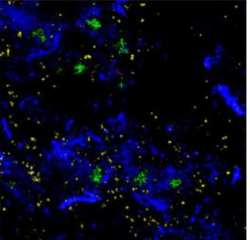
#> input picture heine_extracted/fish_commensal_hobic_day01.png, 250 x 240 px
$ python process_heine_fish.py
#> lines starting #> are read from the running program, lines starting #| are printed output that depends on the picture; after the words box and inside, x2 and y2 are one past the last pixel; in counts of white or black regions, pixels touching at a corner belong together
### vem_elasticity.py
"""
VEM for 2D Linear Elasticity on Polygonal Meshes.

Extension of Sutton 2017 "VEM in 50 lines" from scalar Poisson to vector elasticity.
Key change: scalar DOFs → 2 DOFs/node, 3 polynomials → 6 polynomials (P_1^2).

Polynomial basis (3 rigid body + 3 strain modes):
  p_1 = (1, 0)                     — translation x
  p_2 = (0, 1)                     — translation y
  p_3 = (-(y-yc)/h, (x-xc)/h)     — rigid rotation
  p_4 = ((x-xc)/h, 0)             — ε_xx mode
  p_5 = (0, (y-yc)/h)             — ε_yy mode
  p_6 = ((y-yc)/h, (x-xc)/h)     — ε_xy mode (symmetric shear)

References:
  - Beirao da Veiga et al. (2013) "Basic principles of VEM"
  - Gain, Talischi, Paulino (2014) "VEM for 3D elasticity on polyhedral meshes"
  - Sutton (2017) "The VEM in 50 lines of MATLAB"
"""

import numpy as np
import scipy.io
import scipy.sparse as sp
import matplotlib.pyplot as plt
from matplotlib.patches import Polygon as MplPolygon
from matplotlib.collections import PatchCollection


# ── VEM Core ──────────────────────────────────────────────────────────────

def vem_elasticity(vertices, elements, E_field, nu, bc_fixed_dofs, bc_vals,
                   load_dofs=None, load_vals=None, stabilization_alpha=1.0):
    """
    Lowest-order VEM for 2D plane-stress linear elasticity.

    Parameters
    ----------
    vertices : (N, 2) array — node coordinates
    elements : list of int arrays — connectivity (0-based)
    E_field  : float or (N_el,) array — Young's modulus per element
    nu       : float — Poisson's ratio
    bc_fixed_dofs : array of int — constrained DOF indices (global)
    bc_vals  : array — prescribed values for fixed DOFs
    load_dofs : array of int — DOFs with applied point loads
    load_vals : array — load values
    stabilization_alpha : float — stabilization parameter (default 1.0)
        IKM/Wriggers recipe: α·trace(K_cons)/n_dof. α=1.0 (standard),
        α=0.15 (Xu/Wriggers 2025), α=0.5 (recommended for heterogeneous E).

    Returns
    -------
    u : (2*N,) displacement vector
    """
    n_nodes = vertices.shape[0]
    n_dofs = 2 * n_nodes
    n_polys = 6  # dim P_1^2 in 2D

    # C2: Sparse assembly via COO triplets (mVEM pattern)
    # Pre-estimate nnz: each element contributes (2*n_v)^2 entries
    row_idx = []
    col_idx = []
    val_data = []
    F_global = np.zeros(n_dofs)

    for el_id in range(len(elements)):
        vert_ids = elements[el_id].astype(int)
        verts = vertices[vert_ids]
        n_v = len(vert_ids)
        n_el_dofs = 2 * n_v

        # ── Element E ──
        E_el = E_field[el_id] if hasattr(E_field, '__len__') else E_field

        # Plane stress constitutive matrix (Voigt: [σ_xx, σ_yy, σ_xy])
        C = (E_el / (1.0 - nu**2)) * np.array([
            [1.0, nu,  0.0],
            [nu,  1.0, 0.0],
            [0.0, 0.0, (1.0 - nu) / 2.0]
        ])

        # ── Geometry ──
        area_comp = (verts[:, 0] * np.roll(verts[:, 1], -1)
                     - np.roll(verts[:, 0], -1) * verts[:, 1])
        area = 0.5 * abs(np.sum(area_comp))
        centroid = np.sum(
            (np.roll(verts, -1, axis=0) + verts) * area_comp[:, None],
            axis=0) / (6.0 * area)

        # Diameter
        h = max(np.linalg.norm(verts[i] - verts[j])
                for i in range(n_v) for j in range(i + 1, n_v))

        xc, yc = centroid

        # ── D matrix (n_el_dofs × 6) ──
        # Basis: p1=(1,0), p2=(0,1), p3=(-(y-yc)/h,(x-xc)/h),
        #        p4=((x-xc)/h,0), p5=(0,(y-yc)/h), p6=((y-yc)/h,(x-xc)/h)
        D = np.zeros((n_el_dofs, n_polys))
        for i in range(n_v):
            dx = (verts[i, 0] - xc) / h
            dy = (verts[i, 1] - yc) / h
            # x-component of each basis:     p1  p2  p3   p4  p5  p6
            D[2 * i,     :] = [1.0, 0.0, -dy, dx, 0.0, dy]
            # y-component of each basis:     p1  p2  p3   p4  p5  p6
            D[2 * i + 1, :] = [0.0, 1.0, dx,  0.0, dy, dx]

        # ── B matrix (6 × n_el_dofs) ──
        B = np.zeros((n_polys, n_el_dofs))

        # Vertex normals
        vertex_normals = np.zeros((n_v, 2))
        for i in range(n_v):
            prev_v = verts[(i - 1) % n_v]
            next_v = verts[(i + 1) % n_v]
            vertex_normals[i] = [next_v[1] - prev_v[1],
                                 prev_v[0] - next_v[0]]

        # Rows 0-1: translations (average displacement)
        for i in range(n_v):
            B[0, 2 * i]     = 1.0 / n_v
            B[1, 2 * i + 1] = 1.0 / n_v

        # Row 2: rigid rotation (from boundary integral of vorticity)
        # 2·area·ω_avg = ∮ (v_y n_x - v_x n_y) ds
        #              = Σ_i (1/2)(vn_x_i · v_y^i - vn_y_i · v_x^i)
        for i in range(n_v):
            B[2, 2 * i]     = -vertex_normals[i, 1] / (4.0 * area)
            B[2, 2 * i + 1] =  vertex_normals[i, 0] / (4.0 * area)

        # Rows 3-5: strain modes via boundary integrals
        # Strain of each mode (Voigt [ε_xx, ε_yy, 2ε_xy]):
        #   p4: [1/h, 0, 0]
        #   p5: [0, 1/h, 0]
        #   p6: [0, 0, 2/h]
        strain_basis = np.array([
            [1.0 / h, 0.0,     0.0],
            [0.0,     1.0 / h, 0.0],
            [0.0,     0.0,     2.0 / h],
        ])

        for i in range(n_v):
            vn = vertex_normals[i]
            for alpha in range(3):
                sigma = C @ strain_basis[alpha]  # [σ_xx, σ_yy, σ_xy]
                tx = sigma[0] * vn[0] + sigma[2] * vn[1]
                ty = sigma[2] * vn[0] + sigma[1] * vn[1]
                B[3 + alpha, 2 * i]     += 0.5 * tx
                B[3 + alpha, 2 * i + 1] += 0.5 * ty

        # ── Projector ──
        G = B @ D                           # 6 × 6
        projector = np.linalg.solve(G, B)   # 6 × n_el_dofs

        # Consistency: zero out rigid body rows (no strain energy)
        G_tilde = G.copy()
        G_tilde[:3, :] = 0.0

        K_cons = projector.T @ G_tilde @ projector

        # Stabilization (C4: Wriggers projection stabilization)
        I_minus_PiD = np.eye(n_el_dofs) - D @ projector
        # IKM/Wriggers recipe: α·trace(K_cons)/(n_el_dofs) with α∈[0.1,1]
        # Gain et al. (2014): α=1; Wriggers et al.: α tunable
        alpha_stab = stabilization_alpha
        trace_k = np.trace(K_cons)
        stab_param = alpha_stab * trace_k / n_el_dofs if trace_k > 0 else E_el
        K_stab = stab_param * (I_minus_PiD.T @ I_minus_PiD)

        K_local = K_cons + K_stab

        # ── Assemble (C2: sparse triplet) ──
        gdofs = np.zeros(n_el_dofs, dtype=int)
        for i in range(n_v):
            gdofs[2 * i]     = 2 * vert_ids[i]
            gdofs[2 * i + 1] = 2 * vert_ids[i] + 1

        ii, jj = np.meshgrid(gdofs, gdofs, indexing='ij')
        row_idx.append(ii.ravel())
        col_idx.append(jj.ravel())
        val_data.append(K_local.ravel())

    # C2: Build sparse global stiffness matrix
    row_idx = np.concatenate(row_idx)
    col_idx = np.concatenate(col_idx)
    val_data = np.concatenate(val_data)
    K_global = sp.csr_matrix((val_data, (row_idx, col_idx)), shape=(n_dofs, n_dofs))

    # ── Point loads ──
    if load_dofs is not None and load_vals is not None:
        F_global[load_dofs] += load_vals

    # ── Solve with BCs ──
    u = np.zeros(n_dofs)
    bc_set = set(bc_fixed_dofs)
    internal = np.array([i for i in range(n_dofs) if i not in bc_set])

    u[bc_fixed_dofs] = bc_vals
    F_global -= K_global[:, bc_fixed_dofs].toarray() @ bc_vals

    K_ii = K_global[np.ix_(internal, internal)]
    u[internal] = sp.linalg.spsolve(K_ii, F_global[internal])

    return u


# ── Mesh Utilities ────────────────────────────────────────────────────────

# [959 lines left out: functions load_mesh, plot_elasticity, demo_patch_test, demo_cantilever, demo_biofilm_edi, vem_elasticity_mixed and 6 more, not called in this run]


# ── Main ──────────────────────────────────────────────────────────────────

# [16 lines that do not run on import are left out]

### process_heine_fish.py
"""
Process Heine 2025 FISH confocal images → VEM pipeline.

Extracts 5-species fluorescence channels from composite FISH images
(published in Heine et al. 2025, Fig 3B) and runs the VEM confocal pipeline.

FISH probes (from Table S5):
  An (A. naeslundii): Alexa Fluor 488 → green
  So (S. oralis):     Alexa Fluor 405 → blue/violet (appears blue in composite)
  Vd (V. dispar/parvula): Alexa Fluor 568 → orange/yellow
  Fn (F. nucleatum):  AF405 + AF647 → dual-label (appears cyan/white)
  Pg (P. gingivalis): Alexa Fluor 647 → red/far-red

In the composite images:
  - Blue-dominant pixels → An (488) or So (405)
  - Green pixels → An (488)
  - Yellow/orange → Vd (568)
  - Red → Pg (647)
  - Magenta/white → Fn (dual) or multi-species overlap

Note: PDF-extracted JPEG images have limited resolution (~250x240 px)
and channel bleed-through. This is a best-effort color decomposition.
"""

import numpy as np
from PIL import Image
from scipy.ndimage import gaussian_filter, label, center_of_mass
from scipy.spatial import Voronoi
import matplotlib.pyplot as plt
import os
import sys

sys.path.insert(0, os.path.dirname(__file__))
from vem_elasticity import vem_elasticity


# ── Color decomposition: composite RGB → 5-species channels ──────────────

def decompose_fish_channels(rgb, method='heuristic'):
    """
    Decompose a composite FISH RGB image into 5 pseudo-channels.

    The Heine 2025 FISH images use 5 fluorophores mapped to a single
    RGB composite. We use color-space heuristics to approximate
    the individual channels.

    Parameters:
      rgb: (H, W, 3) uint8 array
      method: 'heuristic' (color-based) or 'nmf' (non-negative matrix factorization)

    Returns:
      channels: (5, H, W) float array, each in [0, 1]
        Index: 0=An, 1=So, 2=Vd, 3=Fn, 4=Pg
    """
    img = rgb.astype(np.float64) / 255.0
    R, G, B = img[:, :, 0], img[:, :, 1], img[:, :, 2]
    H, W = R.shape
    channels = np.zeros((5, H, W))

    # Background mask
    brightness = (R + G + B) / 3
    bg_mask = brightness < 0.05

    if method == 'heuristic':
        # Heine 2025 FISH probe → fluorophore → approximate RGB rendering:
        #   So: Alexa 405 (λ_em=421nm) → blue/violet channel
        #   An: Alexa 488 (λ_em=519nm) → green channel
        #   Vd: Alexa 568 (λ_em=603nm) → yellow/orange
        #   Fn: AF405+AF647 dual → cyan/white (both B and R high)
        #   Pg: Alexa 647 (λ_em=668nm) → red/far-red
        #
        # Reference spectra matrix S (3×5) based on fluorophore emission:
        S = np.array([
            # R     G     B     ← RGB contribution
            [0.05, 0.60, 0.10],  # An (488: green)
            [0.10, 0.05, 0.85],  # So (405: blue)
            [0.75, 0.65, 0.05],  # Vd (568: yellow-orange)
            [0.45, 0.30, 0.55],  # Fn (405+647: blue+red → magenta/white)
            [0.90, 0.05, 0.10],  # Pg (647: red)
        ]).T  # → (3, 5)

        # Non-negative least squares per pixel (spectral unmixing)
        from scipy.optimize import nnls
        pixels = np.stack([R.ravel(), G.ravel(), B.ravel()], axis=0)  # (3, N)
        N = pixels.shape[1]
        abundances = np.zeros((5, N))

        # Vectorized: solve S @ h = pixel for each pixel using pseudoinverse + clip
        # (faster than per-pixel NNLS for 250x240 images)
        S_pinv = np.linalg.pinv(S)  # (5, 3)
        abundances = S_pinv @ pixels  # (5, N)
        abundances = np.clip(abundances, 0, None)

        for ch in range(5):
            channels[ch] = abundances[ch].reshape(H, W)
            cmax = channels[ch].max()
            if cmax > 1e-10:
                channels[ch] /= cmax
            channels[ch][bg_mask] = 0
            channels[ch] = gaussian_filter(channels[ch], sigma=1.0)

    elif method == 'nmf':
        from scipy.optimize import nnls

        # Reference spectra (same as heuristic)
        S = np.array([
            [0.05, 0.60, 0.10],  # An
            [0.10, 0.05, 0.85],  # So
            [0.75, 0.65, 0.05],  # Vd
            [0.45, 0.30, 0.55],  # Fn
            [0.90, 0.05, 0.10],  # Pg
        ]).T  # (3, 5)

        pixels_flat = np.stack([R.ravel(), G.ravel(), B.ravel()], axis=0)
        N = pixels_flat.shape[1]

        # Per-pixel NNLS (slower but more accurate)
        abundances = np.zeros((5, N))
        for i in range(N):
            if brightness.ravel()[i] > 0.03:
                abundances[:, i], _ = nnls(S, pixels_flat[:, i])

        for ch in range(5):
            channels[ch] = abundances[ch].reshape(H, W)
            cmax = channels[ch].max()
            if cmax > 1e-10:
                channels[ch] /= cmax
            channels[ch] = gaussian_filter(channels[ch], sigma=1.0)

    return channels


# ── Colony detection from decomposed channels ────────────────────────────

def detect_colonies_from_channels(channels, min_intensity=0.08, merge_radius=8):
    """
    Detect colony centroids from 5-channel pseudo-fluorescence.

    Returns:
      seeds_px: (N, 2) pixel coordinates [x, y]
      species_fracs: (N, 5) species composition per colony
    """
    from scipy.ndimage import maximum_filter

    n_ch, H, W = channels.shape
    all_peaks = []
    peak_ch = []

    for ch in range(n_ch):
        data = channels[ch]
        if data.max() < 0.01:
            continue

        # Local max detection
        local_max = maximum_filter(data, size=6)
        threshold = max(data.max() * 0.2, min_intensity)
        peaks = (data == local_max) & (data > threshold)
        ys, xs = np.where(peaks)

        for y, x in zip(ys, xs):
            all_peaks.append([x, y])
            peak_ch.append(ch)

    if not all_peaks:
        return np.zeros((0, 2)), np.zeros((0, 5))

    all_peaks = np.array(all_peaks, dtype=float)

    # Merge nearby peaks
    merged = []
    used = np.zeros(len(all_peaks), dtype=bool)
    for i in range(len(all_peaks)):
        if used[i]:
            continue
        cluster = [i]
        for j in range(i + 1, len(all_peaks)):
            if used[j]:
                continue
            if np.linalg.norm(all_peaks[i] - all_peaks[j]) < merge_radius:
                cluster.append(j)
                used[j] = True
        used[i] = True
        merged.append(all_peaks[cluster].mean(axis=0))

    seeds = np.array(merged)

    # Species composition per colony (local neighborhood)
    species_fracs = []
    r = 4  # pixel radius for sampling
    for sx, sy in seeds:
        ix, iy = int(sx), int(sy)
        fracs = np.zeros(5)
        for di in range(-r, r + 1):
            for dj in range(-r, r + 1):
                yi, xi = iy + di, ix + dj
                if 0 <= yi < H and 0 <= xi < W and di**2 + dj**2 <= r**2:
                    for ch in range(5):
                        fracs[ch] += channels[ch, yi, xi]
        total = fracs.sum()
        if total > 1e-10:
            fracs /= total
        else:
            fracs = np.ones(5) / 5
        species_fracs.append(fracs)

    return seeds, np.array(species_fracs)


# ── DI and E(DI) computation ─────────────────────────────────────────────

def compute_di(species_fracs):
    """
    Compute Dysbiosis Index per colony.
    DI = 1 - (1/ln(5)) * sum(phi_i * ln(phi_i))  (Shannon entropy normalized)
    Higher DI = more pathogenic.
    """
    n = len(species_fracs)
    di = np.zeros(n)
    for i in range(n):
        phi = species_fracs[i]
        phi = np.clip(phi, 1e-15, None)
        entropy = -np.sum(phi * np.log(phi))
        max_entropy = np.log(5)
        # Low diversity (one species dominates) can be either healthy or pathogenic
        # Use Pg fraction as pathogenic indicator
        pg_frac = phi[4]  # Pg is index 4
        fn_frac = phi[3]  # Fn is index 3
        # DI: pathogenic species weighted
        di[i] = 0.5 * (1.0 - entropy / max_entropy) + 0.3 * pg_frac + 0.2 * fn_frac
    return np.clip(di, 0, 1)


def compute_E_from_di(di, E_max=1000.0, E_min=10.0, n_exp=2):
    """E(DI) = E_min + (E_max - E_min) * (1 - DI)^n"""
    return E_min + (E_max - E_min) * (1 - di) ** n_exp


# ── Voronoi mesh generation ──────────────────────────────────────────────

def build_voronoi_mesh(seeds_px, img_shape, scale_um=25.0, scale_px=None):
    """
    Build a VEM-compatible Voronoi mesh from colony centroids.

    Parameters:
      seeds_px: (N, 2) pixel coordinates
      img_shape: (H, W) of image
      scale_um: physical scale (µm) corresponding to scale_px pixels
      scale_px: scale bar length in pixels (auto-detected if None)

    Returns:
      vertices, elements, boundary_nodes, px_to_um scale factor
    """
    H, W = img_shape

    # Scale: assume 25 µm scale bar is ~50 px (from the image)
    if scale_px is None:
        scale_px = 50.0  # approximate from image
    um_per_px = scale_um / scale_px

    # Physical domain
    Lx = W * um_per_px
    Ly = H * um_per_px

    seeds_phys = seeds_px.copy().astype(float)
    seeds_phys[:, 0] *= um_per_px
    seeds_phys[:, 1] *= um_per_px

    n_seeds = len(seeds_phys)

    # Mirror seeds for bounded Voronoi
    all_pts = [seeds_phys]
    for axis, bounds in [(0, [0.0, Lx]), (1, [0.0, Ly])]:
        for val in bounds:
            mirror = seeds_phys.copy()
            mirror[:, axis] = 2 * val - mirror[:, axis]
            all_pts.append(mirror)
    all_pts = np.vstack(all_pts)

    vor = Voronoi(all_pts)

    # Extract bounded cells for original seeds only
    vertices_list = list(vor.vertices)
    elements = []
    valid_seeds = []

    for i in range(n_seeds):
        region_idx = vor.point_region[i]
        region = vor.regions[region_idx]

        if -1 in region or len(region) < 3:
            continue

        verts = vor.vertices[region]

        # Clip to domain
        if (np.any(verts[:, 0] < -0.1 * Lx) or np.any(verts[:, 0] > 1.1 * Lx) or
            np.any(verts[:, 1] < -0.1 * Ly) or np.any(verts[:, 1] > 1.1 * Ly)):
            continue

        verts[:, 0] = np.clip(verts[:, 0], 0, Lx)
        verts[:, 1] = np.clip(verts[:, 1], 0, Ly)

        elements.append(np.array(region))
        valid_seeds.append(i)

    if not elements:
        return None, None, None, um_per_px, None

    # Reindex: only keep vertices actually used by elements
    used_set = set()
    for el in elements:
        for vi in el:
            used_set.add(vi)
    used_sorted = sorted(used_set)
    old_to_new = {old: new for new, old in enumerate(used_sorted)}

    vertices_compact = vor.vertices[used_sorted]
    elements_compact = []
    for el in elements:
        elements_compact.append(np.array([old_to_new[vi] for vi in el]))

    # Boundary nodes (on domain edges)
    tol = 1e-6
    boundary = set()
    for el in elements_compact:
        for vi in el:
            v = vertices_compact[vi]
            if v[0] < tol or v[0] > Lx - tol or v[1] < tol or v[1] > Ly - tol:
                boundary.add(vi)
    boundary_nodes = np.array(sorted(boundary)) if boundary else np.array([], dtype=int)

    return vertices_compact, elements_compact, boundary_nodes, um_per_px, valid_seeds


# ── Full pipeline: FISH image → VEM solution ─────────────────────────────

def process_fish_image(image_path, condition_name='unknown',
                       scale_um=25.0, E_max=1000.0, E_min=10.0,
                       output_dir=None):
    """
    Full pipeline: FISH image → color decomposition → colony detection →
    Voronoi mesh → DI → E(DI) → VEM elasticity.

    Returns dict with all intermediate and final results.
    """
#> called with condition_name = 'commensal_hobic_day01', scale_um = 25, E_max = 1000, E_min = 10, output_dir = 'results/heine_fish'
    print(f"\n{'='*60}")
    print(f"Processing: {condition_name}")
    print(f"Image: {image_path}")
    print(f"{'='*60}")

    # Load image
    img = np.array(Image.open(image_path))
#> img is the input picture: shape (240, 250, 3); mean R, G, B 8.4, 9.2, 30.8
    if img.ndim == 2:
        img = np.stack([img]*3, axis=-1)
    H, W = img.shape[:2]
    print(f"  Image size: {W}x{H} px")
#|   Image size: 250x240 px

    # Step 1: Color decomposition
    print("  Step 1: Decomposing fluorescence channels...")
    channels = decompose_fish_channels(img[:, :, :3])
#> in decompose_fish_channels, `R, G, B = img[:, :, 0], img[:, :, 1], img[:, :, 2]`:
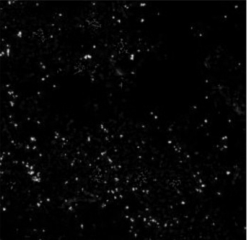
#> R: shape (240, 250) float64; min 0, max 1, mean 0.0329
#> in decompose_fish_channels, `R, G, B = img[:, :, 0], img[:, :, 1], img[:, :, 2]`:
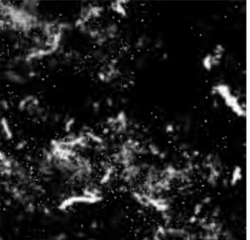
#> B: shape (240, 250) float64; min 0, max 1, mean 0.121
#> in decompose_fish_channels, `brightness = (R + G + B) / 3`:
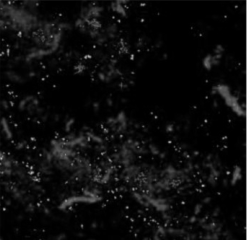
#> brightness: shape (240, 250) float64; min 0, max 1, mean 0.0632
#> in decompose_fish_channels, `bg_mask = brightness < 0.05`:
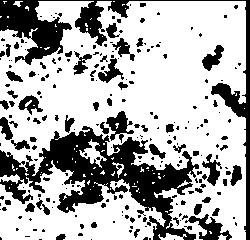
#> bg_mask: shape (240, 250) bool; 68.7% white; 237 black regions (179 under 20 px), largest, box (x1, y1, x2, y2) and area: (0, 126, 199, 240) 7907, (0, 0, 250, 240) 4970, (185, 214, 232, 240) 479
    for i, sp in enumerate(['An', 'So', 'Vd', 'Fn', 'Pg']):
        intensity = channels[i].sum()
        print(f"    {sp}: total intensity = {intensity:.1f}, "
              f"max = {channels[i].max():.3f}")
#> this loop made 5 passes
#> intensity on passes 1 to 5: 1331.7, 5630, 1684.1, 4771.7, 1345
#> (printed output is left out)

    # Step 2: Colony detection
    print("  Step 2: Detecting colonies...")
    seeds, species_fracs = detect_colonies_from_channels(channels)
#> the loop in detect_colonies_from_channels, `for ch in range(n_ch):` made 5 passes
#> threshold on passes 1 to 5: 0.169, 0.193, 0.196, 0.199, 0.193
#> pass 1, in detect_colonies_from_channels, `local_max = maximum_filter(data, size=6)`:
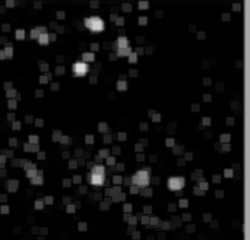
#> local_max: shape (240, 250) float64; min 0, max 0.847, mean 0.0616
#> pass 1, in detect_colonies_from_channels, `peaks = (data == local_max) & (data > threshold)`:
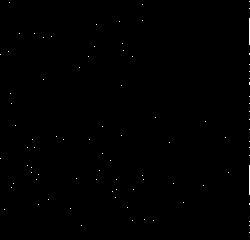
#> peaks: shape (240, 250) bool; 0.24% white in thin lines or dots
#> pass 2, in detect_colonies_from_channels, `data = channels[ch]`:
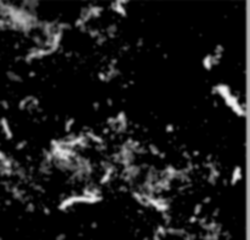
#> data: shape (240, 250) float64; min 0, max 0.967, mean 0.0938
#> (the rest of the program and of its run is left out)
